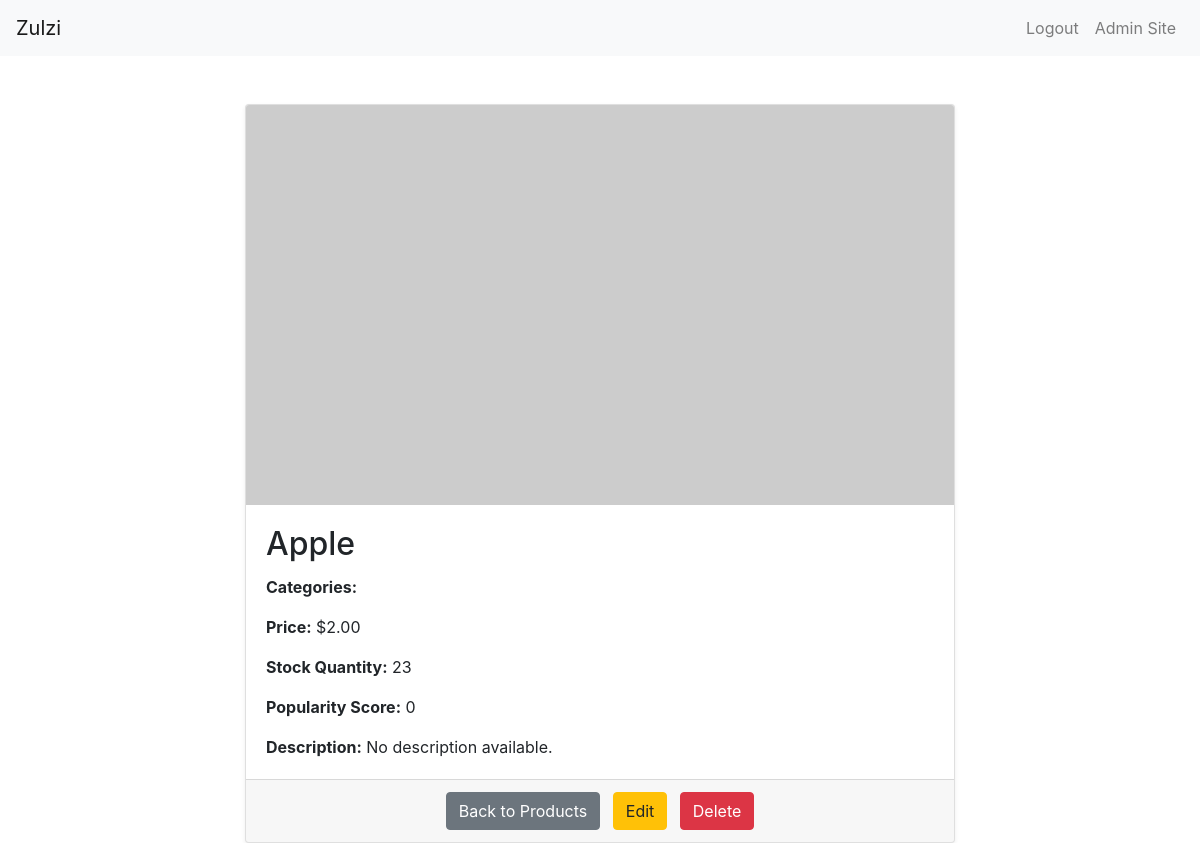
Page /product/4/ (signed in) on the earlier database version.
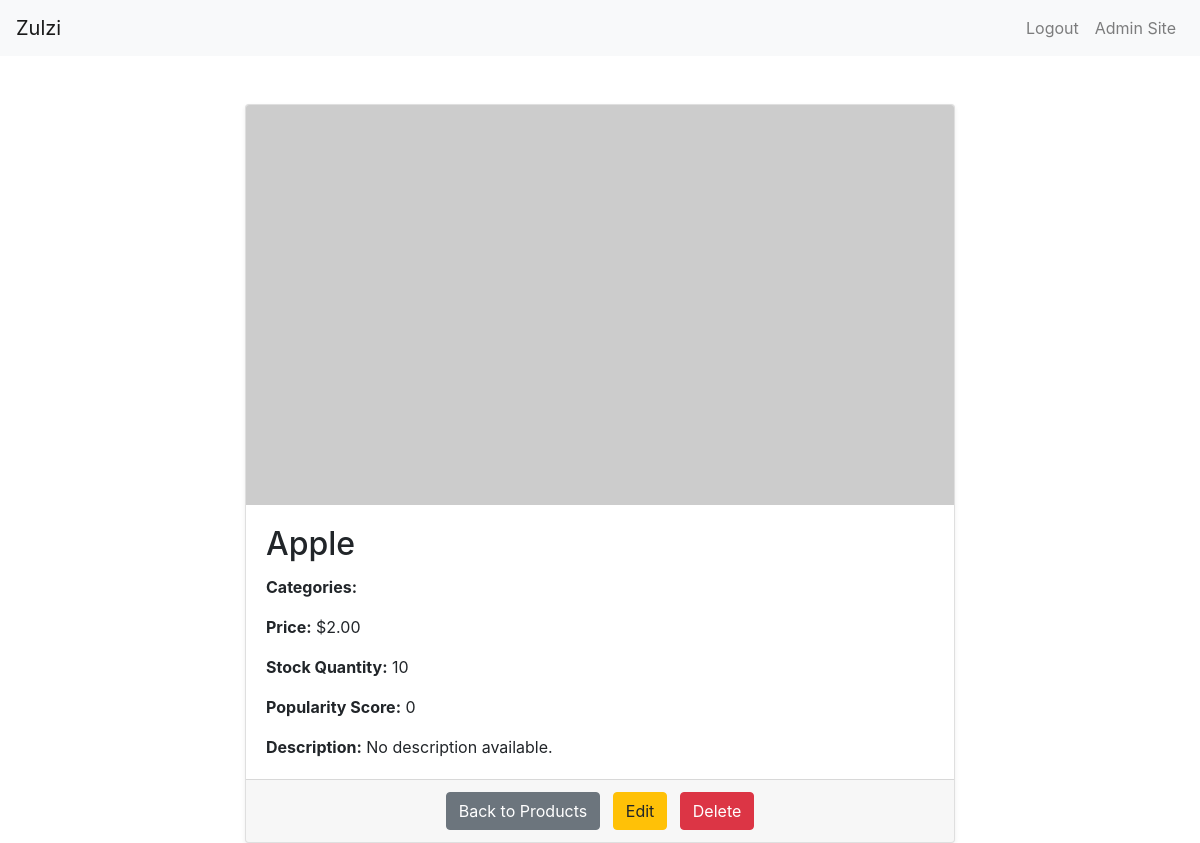
Same page on the later database version.
### inventory/models.py (models this page shows, shortened)
class Product(models.Model):
    product_id = models.CharField(max_length=10, default=generate_unique_key, unique=True)
    name = models.CharField(max_length=100)
    categories = models.ManyToManyField(ProductCategories)
    price = models.DecimalField(max_digits=10, decimal_places=2)
    quantity = models.IntegerField()
    popularity_score = models.IntegerField(default=0)
    created_at = models.DateTimeField(default=timezone.now)
    class Meta:
        ordering = ['-popularity_score', 'name']

### inventory/views.py (the view)
# urls.py: path('product/<int:pk>/', views.ProductDetailView.as_view(), name='product_detail'),
class ProductDetailView(LoginRequiredMixin, DetailView):
    model = Product
    template_name = 'inventory/product_detail.html'  # Template to render
    context_object_name = 'product'  # Use 'product' as the context variable

### inventory/templates/inventory/product_detail.html (shortened to what this page needs)
{% extends "core/base.html" %}
{% block content %}
<div class="container mt-5">
    <div class="row justify-content-center">
        <div class="col-md-8">
            <div class="card shadow-sm">
                <img src="https://via.placeholder.com/600x400.png?text=Product+Image"
                     class="card-img-top"
                     alt="{{ product.name }}"
                     style="height: 400px; object-fit: cover;">
                <div class="card-body">
                    <h2 class="card-title">{{ product.name }}</h2>
                    <p class="card-text"><strong>Categories:</strong> {{ product.category_list }}</p>
                    <p class="card-text"><strong>Price:</strong> ${{ product.price }}</p>
                    <p class="card-text"><strong>Stock Quantity:</strong> {{ product.quantity }}</p>
                    <p class="card-text"><strong>Popularity Score:</strong> {{ product.popularity_score }}</p>
                    <p class="card-text"><strong>Description:</strong> {{ product.description|default:"No description available." }}</p>
                </div>
                <div class="card-footer text-center">
                    <a href="{% url 'inventory:products' %}" class="btn btn-secondary">Back to Products</a>
                    {% if user.is_staff %}
                        <a href="{% url 'inventory:product_edit' product.pk %}" class="btn btn-warning ml-2">Edit</a>
                        <a href="{% url 'inventory:product_delete' product.pk %}" class="btn btn-danger ml-2">Delete</a>
                    {% endif %}
                </div>
            </div>
        </div>
    </div>
</div>
{% endblock %}

Differences in the rows shown:
changed Product "Apple": quantity "23" → "10"
